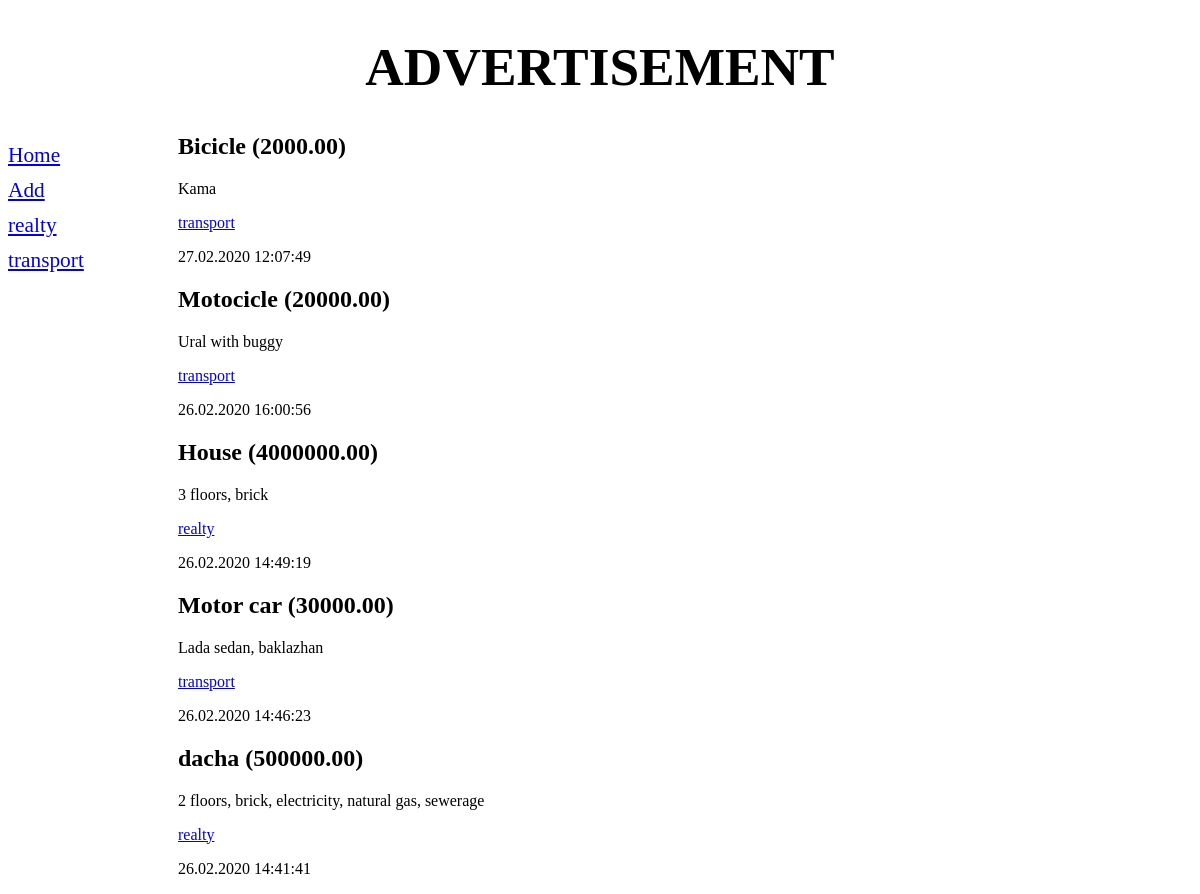
Page /bboard/ on the earlier database version.
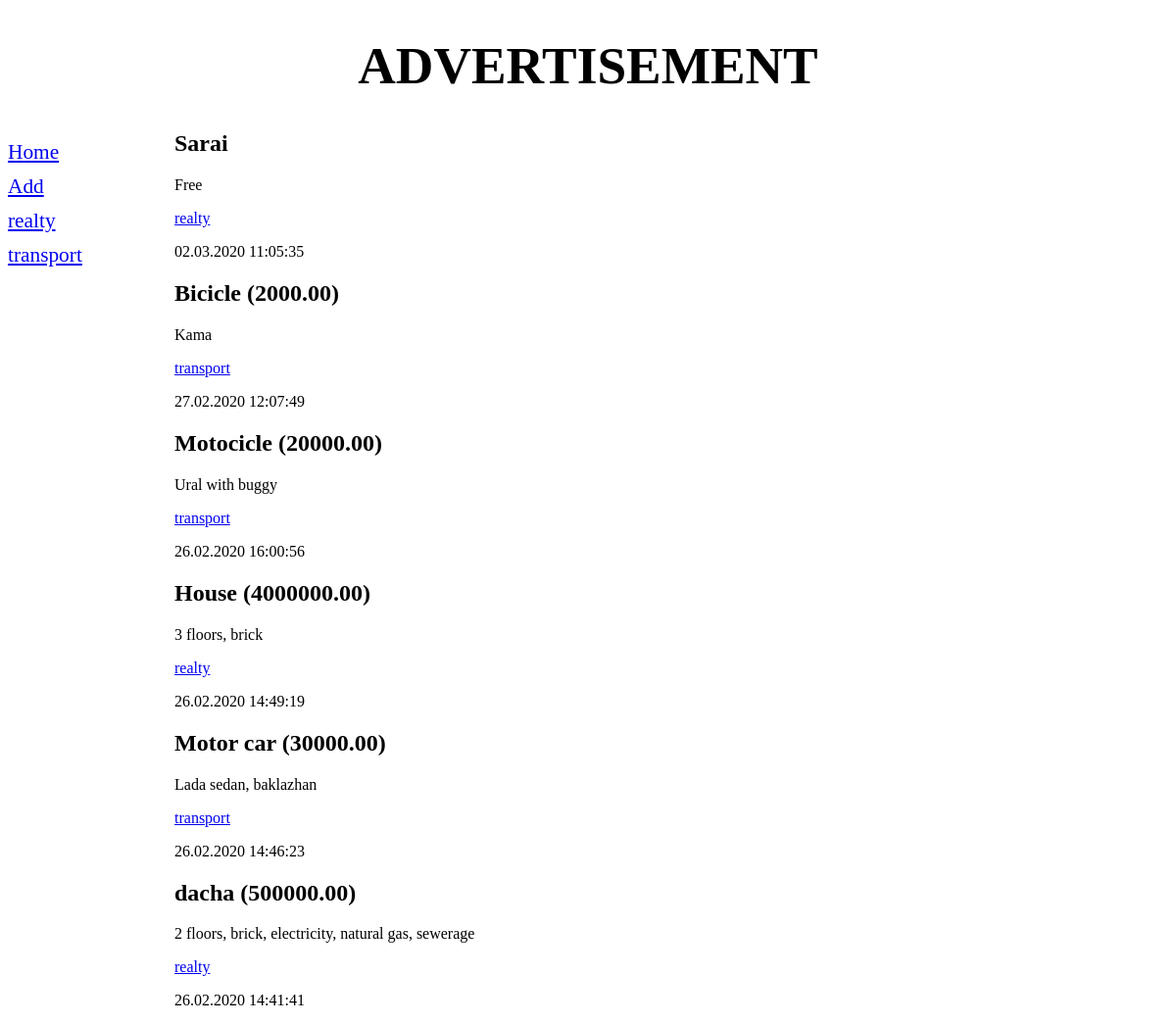
Same page on the later database version.
### bboard/models.py (models this page shows, shortened)
class Rubric(models.Model):
    name = models.CharField(max_length=20, db_index=True, verbose_name='Rubric name')
    class Meta:
        verbose_name_plural = 'Rubrics'
        verbose_name = 'Rubric'
        ordering = ['name']

class AdsBoard(models.Model):
    title = models.CharField(
        max_length=50, verbose_name='Name',
        validators=[validators.RegexValidator(regex='^.{4,}$')],
        error_messages={'invalid': 'Wrong item name!'},
    )
    content = models.TextField(null=True, blank=True, verbose_name='Description')
    price = models.FloatField(null=True, blank=True, verbose_name='Price')
    published = models.DateTimeField(auto_now_add=True, db_index=True, verbose_name='Published')
    rubric = models.ForeignKey('Rubric', null=True, on_delete=models.PROTECT, verbose_name='Rubric')
    class Meta:
        verbose_name_plural = 'Advertisements'
        verbose_name = 'Advertisement'
        ordering = ['-published']
        indexes = [
            models.Index(fields=['-published', 'title'], name='main'),
            models.Index(fields=['title', 'price', 'rubric']),
        ]
    def title_and_price(self):
        if self.price:
            return '{0} ({1:.2f})'.format(self.title, self.price)
        else:
            return self.title
    title_and_price.short_description = 'Title and Price'

### bboard/views.py (the view)
# urls.py: path('', index, name='index'),
def index(request):
    ads = AdsBoard.objects.all()
    rubrics = Rubric.objects.all()
    context = {
        'ads': ads,
        'rubrics': rubrics,
    }
    return render(request, 'bboard/index.html', context)

### bboard/templates/bboard/index.html
{% extends "bboard/layout/basic.html" %}
{% block content %}
{% for ad in ads %}
<div class="ads">
    <h2>{{ ad.title_and_price }}</h2>
    <p>{{ ad.content }}</p>
    <p><a href="{% url 'by_rubric' ad.rubric.pk %}">{{ ad.rubric.name }}</a></p>
    <p>{{ ad.published|date:"d.m.Y H:i:s" }}</p>
</div>
{% endfor %}
{% endblock %}

### bboard/templates/bboard/layout/basic.html (shortened to what this page needs)
<!DOCTYPE html>
{% load static %}
<html lang="en">
<head>
    <link rel="stylesheet" type="text/css" href="{% static 'bboard/style.css' %}">
</head>
<body>
    <h1>Advertisement</h1>
    <nav>
        <a href="{% url 'index' %}">Home</a>
        <a href="{% url 'add' %}">Add</a>
        {% for rubric in rubrics %}
        <a href="{{ rubric.get_absolute_url }}">{{ rubric.name }}</a>
        {% endfor %}
    </nav>
    <section>
        {% block content %}
        {% endblock %}
    </section>
</body>
</html>

### bboard/static/bboard/style.css (style rules this page uses)
h1 { font-size: 40pt; text-transform: uppercase; text-align: center; }
nav { font-size: 16pt; width: 150px; float: left; }
nav a { display: block; margin: 10px 0px; }
section { margin-left: 170px; }

Differences in the rows shown:
added AdsBoard: title_and_price "Sarai", content "Free", rubric.name "realty", published "02.03.2020 11:05:35"
